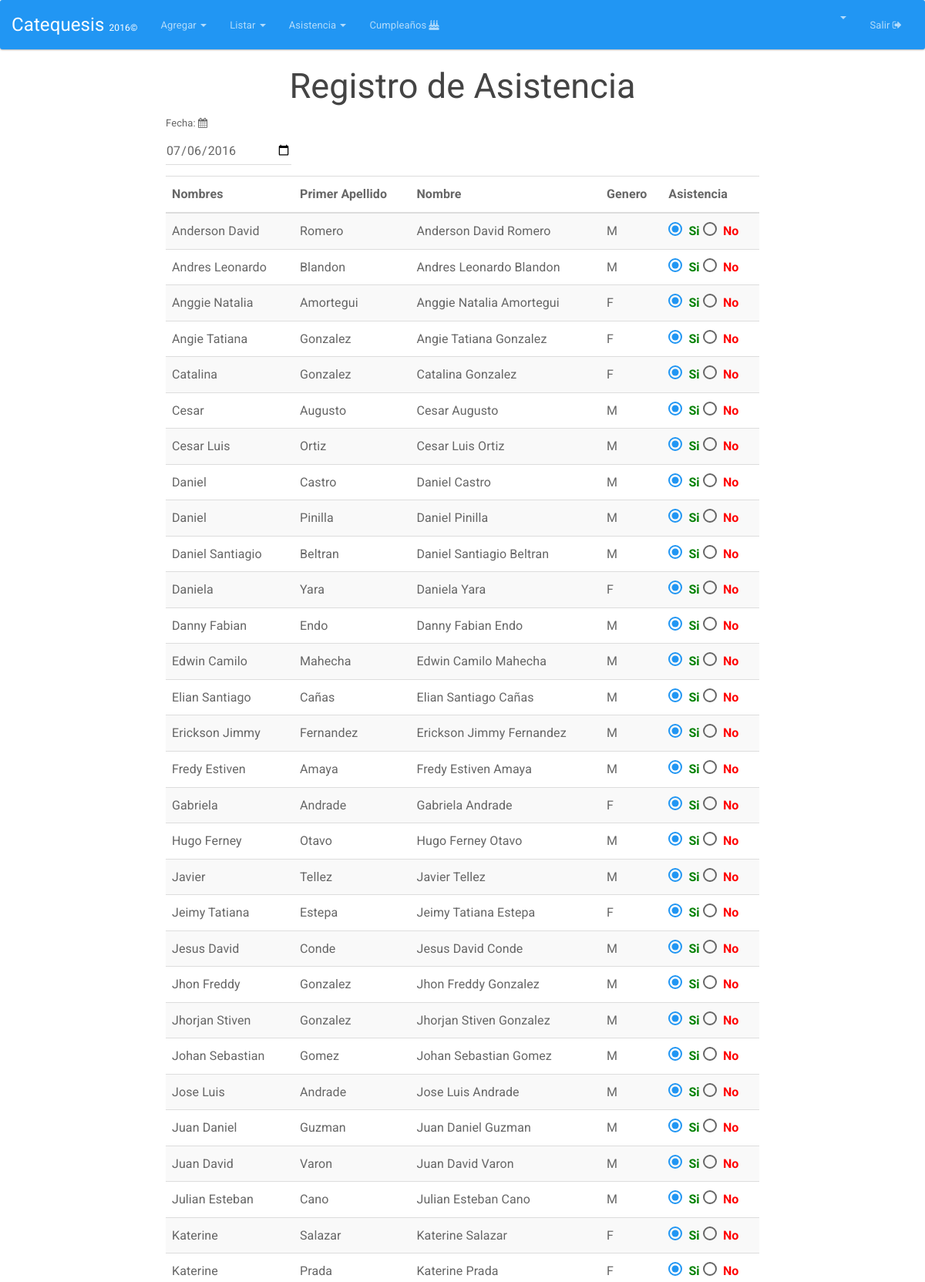
The page /asistencia (signed in, upper part) on the database its author committed.
### tables this page shows
CREATE TABLE `integrante` (
  `DOCUMENTO` int(12) NOT NULL,
  `NOMBRES` varchar(25) NOT NULL,
  `PRIMER_APELLIDO` varchar(15) NOT NULL,
  `SEGUNDO_APELLIDO` varchar(15) DEFAULT NULL,
  `GENERO` varchar(2) DEFAULT NULL,
  `FECHA_NACIMIENTO` date NOT NULL,
  `DIRECCION` varchar(50) DEFAULT NULL,
  `CELULAR` varchar(200) DEFAULT NULL,
  `CORREO` varchar(50) DEFAULT NULL,
  `ACOLITO` tinyint(1) DEFAULT NULL,
  `COORDINADOR` tinyint(1) DEFAULT NULL,
  `IMAGEN` longtext,
  `FECHA_INGRESO` date DEFAULT NULL,
  `FECHA_REGISTRO` timestamp NOT NULL DEFAULT CURRENT_TIMESTAMP ON UPDATE CURRENT_TIMESTAMP
);

### index.php (called while the page is built, shortened)
<?php
if (isset($_SESSION['app_id'])) {
	require_once "Core/Models/Conexion.php";
}
Core\Config\Enrutador::run(new Core\Config\Request());
?>

### Core/Models/Conexion.php (called while the page is built, shortened)
<?php namespace Core\Models;
	class Conexion{
		private $datos= array (
				"host"=>DB_HOST,
				"user"=>DB_USER,
				"pass"=>DB_PASS,
				"db"=>DB_NAME
			);
		private $db;
		public function __construct()
		{
			$this->db = new \mysqli(
					$this->datos['host'],
					$this->datos['user'],
					$this->datos['pass'],
					$this->datos['db']
				);
			$this->db-> set_charset("utf8");
		}
		public function consultaRetorno($sql){
			$datos = $this->db->query($sql);
			return $datos;
		}
	}
 ?>

### Core/Config/Request.php (called while the page is built, shortened)
<?php namespace Core\Config;
class Request{
	private $metodo;
	private $argumento;
	public function __construct(){
		if(isset($_GET['url'])){
			$ruta = filter_input(INPUT_GET, 'url', FILTER_SANITIZE_URL);
			$ruta = explode("/", $ruta);
			$ruta = array_filter($ruta);
			if($ruta[0] == "index.php"){
				$this->controlador = "Login";
			}else{
				$this->controlador = strtolower(array_shift($ruta));
			}
			$this->metodo = strtolower(array_shift($ruta));
			if(!$this->metodo){
				$this->metodo = "index";
			}
			$this->argumento = $ruta;
		}else{
			$this->controlador = "Login";
			$this->metodo = "index";
		}
	}
	public function getMetodo(){
		return $this->metodo;
	}
	public function getArgumento(){
		return $this->argumento;
	}
}
?>

### Core/Controllers/AsistenciaController.php (called while the page is built, shortened)
<?php namespace Core\Controllers;
class AsistenciaController{
	private $integrante;
	private $asistencia;
	public function __construct(){
		$this->integrante = new Integrante();
		$this->asistencia = new Asistencia();
	}
	public function index(){
		if ($_POST) {
			$datos=$this->integrante->listar();
			while($row = mysqli_fetch_array($datos)){
				$id=$row['DOCUMENTO'];
				$this->asistencia->__set("fecha", $_POST['fechaAsistencia']);
				$this->asistencia->__set("integrante",  $_POST['documento_'.$id]);
				$this->asistencia->__set("asistencia", $_POST['asistencia_'.$id] );
				$this->asistencia->add();
			}
			header("Location:" . URL . "asistencia");
		}else {
			$datos=$this->integrante->listar();
			return $datos;
		}
	}
}
?>

### Core/Models/Integrante.php (called while the page is built, shortened)
<?php namespace Core\Models;
class Integrante {
	private $db;
	public function __construct(){
		$this->db = new Conexion();
	}
	public function listar(){
		$sql="SELECT * FROM integrante ORDER BY NOMBRES ASC ";
		$datos=$this->db->consultaRetorno($sql);
		return $datos;
	}
}
?>

### HTML/Asistencia/index.php (the view, shortened to what this page needs)
  <html>
  <head>
    <?php include(HTML_DIR.'/overall/header.php') ?>
  </head>
  <body>
    <?php include(HTML_DIR.'/overall/nav.php') ?>
    <div id="container">
      <h2 align="center">Registro de Asistencia</h2>
      <div class="">
        <div class="col-md-2"></div>
        <div class="col-md-8">
          <form class="form-horizontal" enctype="multipart/form-data" method="POST" id="formAsistencia" name="formAsistencia">
            <table class="table table-striped table-hover" id="integrantesTabla" >
              <thead>
                <tr>
                 <div class="form-group col-md-3" >
                   <label for="fechaAsistencia">Fecha: <i class="fa fa-calendar" aria-hidden="true"></i></label>
                   <input type="date" name="fechaAsistencia" id="fechaAsistencia" class="form-control" value="<?php echo date('Y-m-d'); ?>" onchange="cargarAsistencia();">
                 </div>
               </tr>
               <tr><br>
                <div id="alert"  class="col-md-4"></div>
              </tr>
              <tr>
                <th class="hidden-xs">Nombres</th>
                <th class="hidden-xs">Primer Apellido</th>
                <th>Nombre</th>
                <th class="hidden-xs">Genero</th>
                <th>Asistencia</th>
              </tr>
            </thead>
            <tbody>
              <?php while($row = mysqli_fetch_array($datos)){ ?>
                <tr>
                  <td class="hidden-xs"><?php  echo $row['NOMBRES']; ?></td>
                  <td class="hidden-xs"><?php  echo $row['PRIMER_APELLIDO']; ?></td>
                  <td><?php  echo $row['NOMBRES']." ".$row['PRIMER_APELLIDO']; ?></td>
                  <td class="hidden-xs"><?php  echo $row['GENERO']; ?></td>
                  <td>
                    <input type="radio"  checked required name="asistencia_<?php echo $row['DOCUMENTO'] ?>"  id="si_<?php echo $row['DOCUMENTO'] ?>" value="1"> <span style="color:green;font-weight: bold">Si</span>
                    <input type="radio" required name="asistencia_<?php echo $row['DOCUMENTO'] ?>" id="no_<?php echo $row['DOCUMENTO'] ?>" value="0"> <span style="color:red;font-weight: bold">No</span>
                  </td>
                </tr>
                <?php
              }
              ?>
            </tbody>
          </table>
        </form>
      </div>
      <div class="col-md-2"></div>
    </div>
  </div>
</body>
</html>

### rows shown on the page
integrante: NOMBRES "Anderson David", PRIMER_APELLIDO "Romero", GENERO "M"
integrante: NOMBRES "Andres Leonardo", PRIMER_APELLIDO "Blandon", GENERO "M"
integrante: NOMBRES "Anggie Natalia", PRIMER_APELLIDO "Amortegui", GENERO "F"
integrante: NOMBRES "Angie Tatiana", PRIMER_APELLIDO "Gonzalez", GENERO "F"
integrante: NOMBRES "Catalina", PRIMER_APELLIDO "Gonzalez", GENERO "F"
integrante: NOMBRES "Cesar", PRIMER_APELLIDO "Augusto", GENERO "M"
integrante: NOMBRES "Cesar Luis", PRIMER_APELLIDO "Ortiz", GENERO "M"
integrante: NOMBRES "Daniel", PRIMER_APELLIDO "Castro", GENERO "M"
integrante: NOMBRES "Daniel", PRIMER_APELLIDO "Pinilla", GENERO "M"
integrante: NOMBRES "Daniel Santiagio", PRIMER_APELLIDO "Beltran", GENERO "M"
integrante: NOMBRES "Daniela", PRIMER_APELLIDO "Yara", GENERO "F"
integrante: NOMBRES "Danny Fabian", PRIMER_APELLIDO "Endo", GENERO "M"
integrante: NOMBRES "Edwin Camilo", PRIMER_APELLIDO "Mahecha", GENERO "M"
integrante: NOMBRES "Elian Santiago", PRIMER_APELLIDO "Cañas", GENERO "M"
integrante: NOMBRES "Erickson Jimmy", PRIMER_APELLIDO "Fernandez", GENERO "M"
integrante: NOMBRES "Fredy Estiven", PRIMER_APELLIDO "Amaya", GENERO "M"
integrante: NOMBRES "Gabriela", PRIMER_APELLIDO "Andrade", GENERO "F"
integrante: NOMBRES "Hugo Ferney", PRIMER_APELLIDO "Otavo", GENERO "M"
integrante: NOMBRES "Javier", PRIMER_APELLIDO "Tellez", GENERO "M"
integrante: NOMBRES "Jeimy Tatiana", PRIMER_APELLIDO "Estepa", GENERO "F"
integrante: NOMBRES "Jesus David", PRIMER_APELLIDO "Conde", GENERO "M"
integrante: NOMBRES "Jhon Freddy", PRIMER_APELLIDO "Gonzalez", GENERO "M"
integrante: NOMBRES "Jhorjan Stiven", PRIMER_APELLIDO "Gonzalez", GENERO "M"
integrante: NOMBRES "Johan Sebastian", PRIMER_APELLIDO "Gomez", GENERO "M"
integrante: NOMBRES "Jose Luis", PRIMER_APELLIDO "Andrade", GENERO "M"
integrante: NOMBRES "Juan Daniel", PRIMER_APELLIDO "Guzman", GENERO "M"
integrante: NOMBRES "Juan David", PRIMER_APELLIDO "Varon", GENERO "M"
integrante: NOMBRES "Julian Esteban", PRIMER_APELLIDO "Cano", GENERO "M"
integrante: NOMBRES "Katerine", PRIMER_APELLIDO "Salazar", GENERO "F"
integrante: NOMBRES "Katerine", PRIMER_APELLIDO "Prada", GENERO "F"
